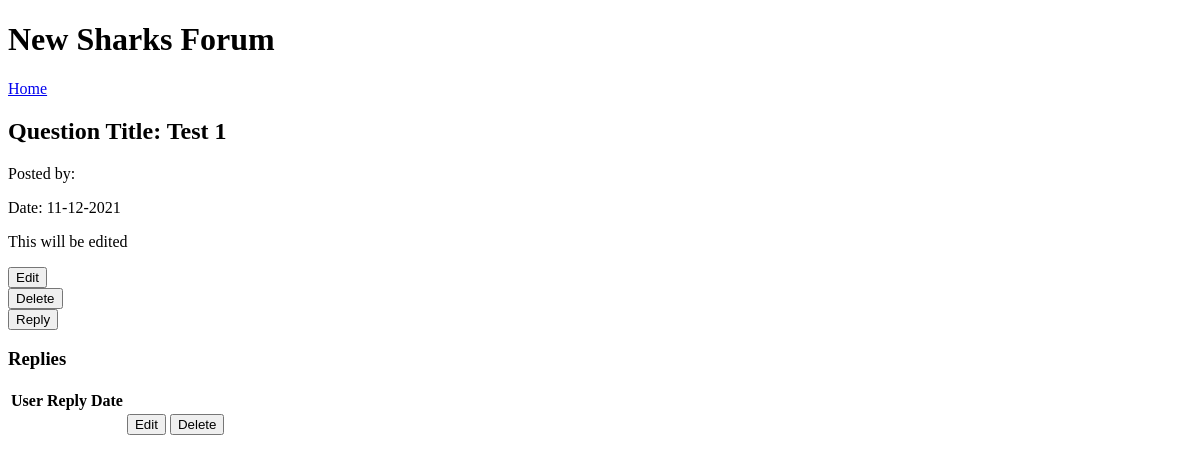
/1, run on an earlier commit of the app's database.
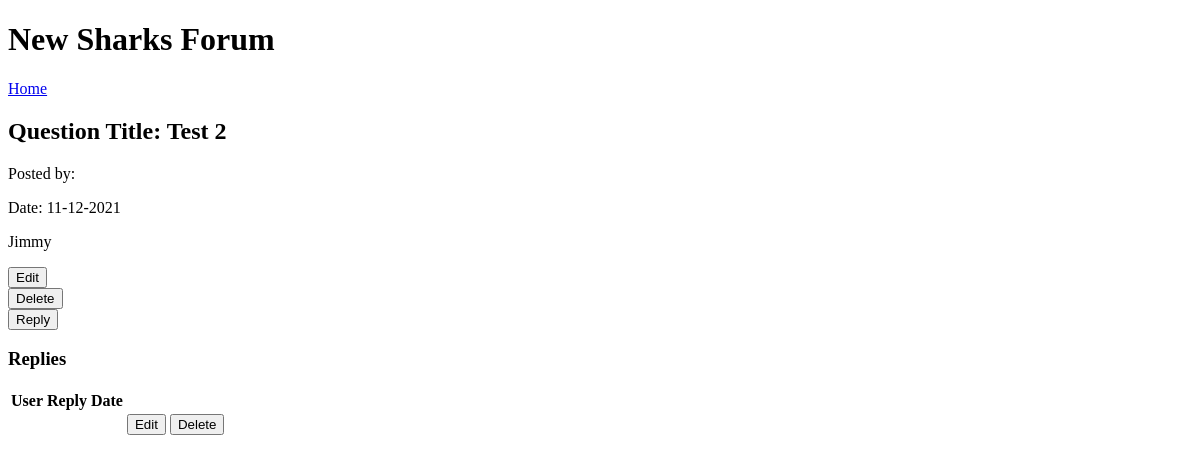
And on a later commit of the database.
### models.py (models this page shows, shortened)
class Note(db.Model):
    id = db.Column("id", db.Integer, primary_key = True)
    title = db.Column("title", db.String(200))
    text = db.Column("text", db.String(100))
    date = db.Column("date", db.String(50))

### myFlask.py (the view)
@app.route('/<post_id>')
def get_post(post_id):
    a_user = db.session.query(User).filter_by(email='jleiner1@uncc.edu').one()
    user_post = db.session.query(Note).filter_by(id=post_id).one()
    return render_template('selected_question.html', posts = user_post, user=a_user)

### templates/selected_question.html (shortened to what this page needs)
<!DOCTYPE html>
<html lang="en">
    <head>
    <link href="styles/home.css" rel="stylesheet" type="text/css" >
    </head>
    <header>
        <h1>New Sharks Forum</h1>
    </header>
    <nav>
        <a href="{{url_for('index')}}">Home</a>
    </nav>
    <body>
        <h2>Question Title: {{posts.title}} </h2>
        <p>Posted by: </p>
        <p>Date: {{posts.date}}</p>
        <p>{{posts.text}}</p>
        <form>
            <input type="submit" value="Edit">
        </form>
        <form>
            <input type="submit" value="Delete">
        </form>
        <form>
            <input type="submit" value="Reply">
        </form>
        <h3>Replies</h3>
         <table class="replies_list">
            <tr>
                <th>User</th>
                <th>Reply</th>
                <th>Date</th>
            </tr>
            <tr>
                <td></td>
                <td></td>
                <td></td>
                <td>
                    <form>
                        <input type="submit" value="Edit">
                    </form>
                </td>
                <td>
                    <form>
                        <input type="submit" value="Delete">
                    </form>
                </td>
            </tr>
        </table>
    </body>
</html>

What changed in the data, as far as the page shows it:
changed Note: title "Test 1" → "Test 2"; text "This will be edited" → "Jimmy"
